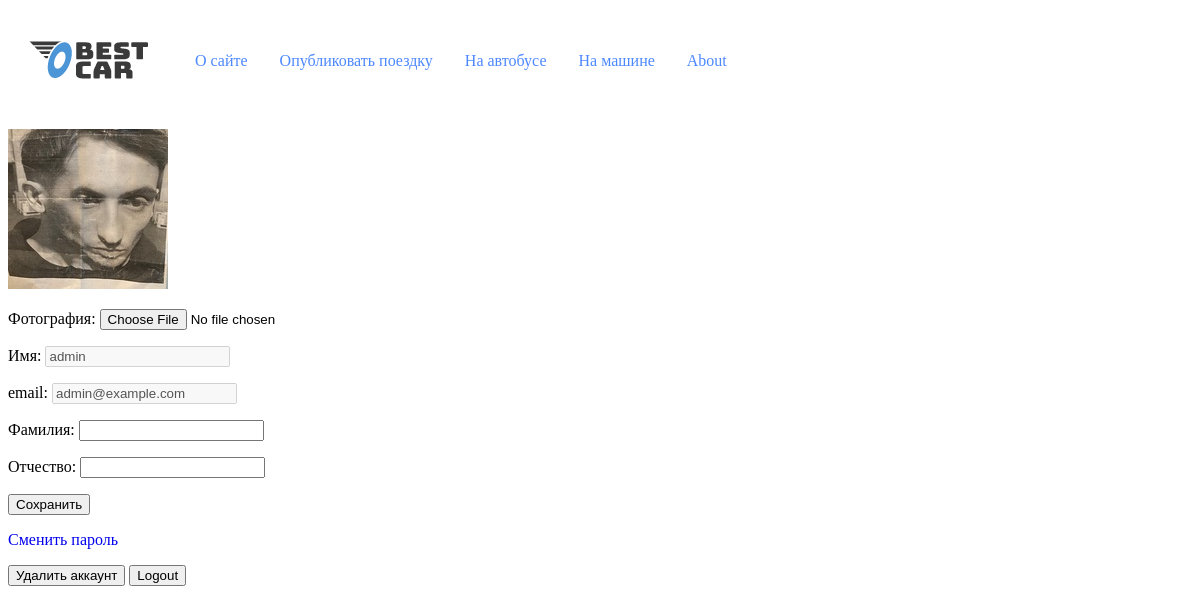
Before: /users/profile/ (signed in) with the older database file.
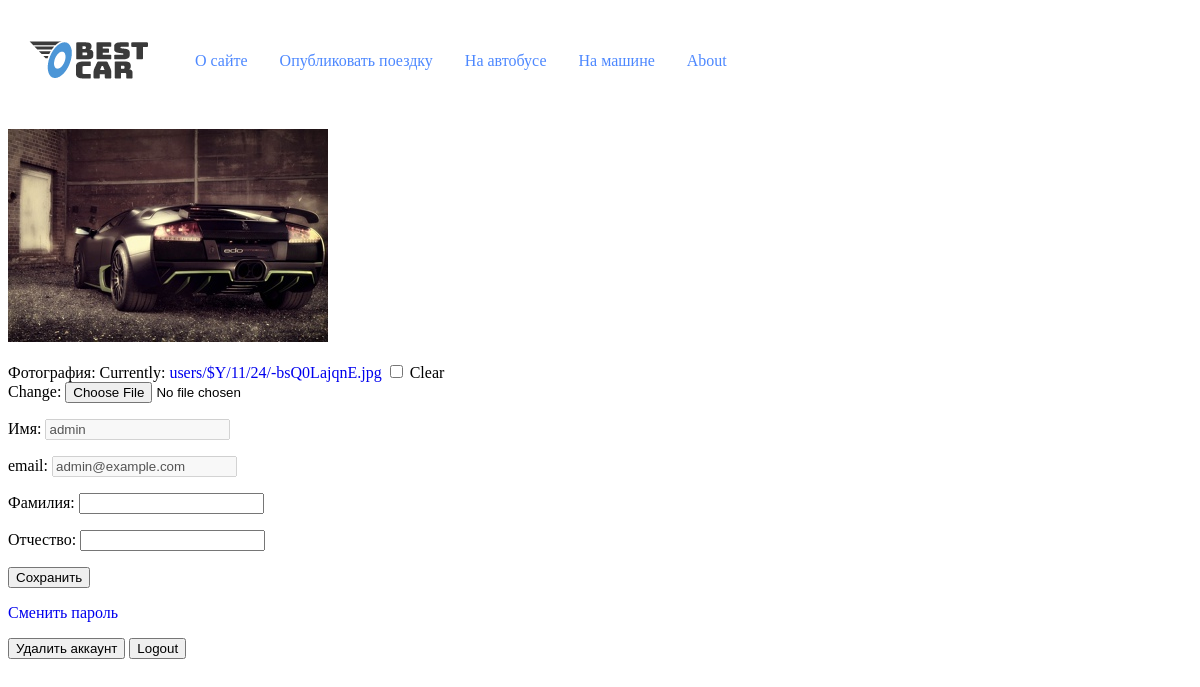
After: the same page with the newer database file.
### users/models.py (models this page shows, shortened)
class User(AbstractUser):
    photo = models.ImageField(
        upload_to='users/$Y/%m/%d/',
        blank=True, null=True,
        verbose_name='Фотография')
    category = models.ForeignKey(
        Category,
        on_delete=models.PROTECT,
        default=1,
        verbose_name='Категория транспортного средства'
                                                                                           )
    models_auto = models.CharField(
        max_length=100,
        verbose_name="модель автомобиля"
    )
    class Meta:
        verbose_name = 'Пользователи'
        verbose_name_plural = 'Пользователи'

### users/views.py (the view, shortened to what this page needs)
# urls.py: path('profile/', ProfileUser.as_view(), name='profile'),
class ProfileUser(DataMixin, LoginRequiredMixin, UpdateView):
    model = get_user_model()
    form_class = UserProfile
    template_name = 'users/profile.html'
    def get_context_data(self, **kwargs):
        context = super().get_context_data(**kwargs)
        return self.get_mixin_context(context, default_image=settings.DEFAULT_USER_IMAGE)
    def get_object(self, queryset=None):
        return self.request.user

### users/forms.py
class UserProfile(ModelForm):
    username = forms.CharField(disabled=True, label='Имя',
                               widget=forms.TextInput(attrs={'class': 'form-input'}))
    email = forms.CharField(disabled=True, label='email',
                            widget=forms.TextInput(attrs={'class': 'form-input'}))
    class Meta:
        model = get_user_model()
        fields = ['photo', 'username', 'email', 'first_name', 'last_name']
        labels = {'email': 'E-mail',
                  'first_name': 'Фамилия',
                  'last_name': 'Отчество',
                  }
        widgets = {'first_name': forms.TextInput(attrs={'class': 'form-input'}),
                   'last_name': forms.TextInput(attrs={'class': 'form-input'}),
                   }

### bestcar/utils.py (called while the page is built)
    def get_mixin_context(self, context, **kwargs):
        if self.title_page:
            context['title'] = self.title_page
        context['menu'] = MENU  # Предполагается, что MENU - это глобальная переменная
        context.update(kwargs)
        return context

### users/templates/users/profile.html (shortened to what this page needs)
{% extends 'base.html' %}
{% block content %}
<form method="post" enctype = 'multipart/form-data'>
    {% if user.photo %}
    <p><img class = 'img-article-left thumb' src=" {{ user.photo.url}}"></p>
    {% else %}
    <p><img src ='{{default_image}}'></p>
    {% endif %}
    {{ form.as_p }}
    <p><button type="submit">Сохранить</button></p>
</form>
<p> <a href="{% url 'users:password_change' %}" title ='Сменить пароль для текущего пользователя'>Сменить пароль</a> </p>
<form action="{% url 'users:delete' %}" method="post">
                  <button type="submit" class="btn btn-info">Удалить аккаунт</button>
<form action="{% url 'users:logout' %}" method="post">
                  <button type="submit" class="btn btn-info">Logout</button>
            </form>
</form>
{% endblock %}

Changed rows visible on the page:
changed User "admin": photo: picture added
Other visible differences:
form field as_p: (not shown) → "☐"
text no longer shown: "Фотография: Имя: email: Фамилия: Отчество:"
text now shown: "Фотография: Currently: users/$Y/11/24/-bsQ0LajqnE.jpg Clear Change: Имя: email: Фамилия: Отчество:"
